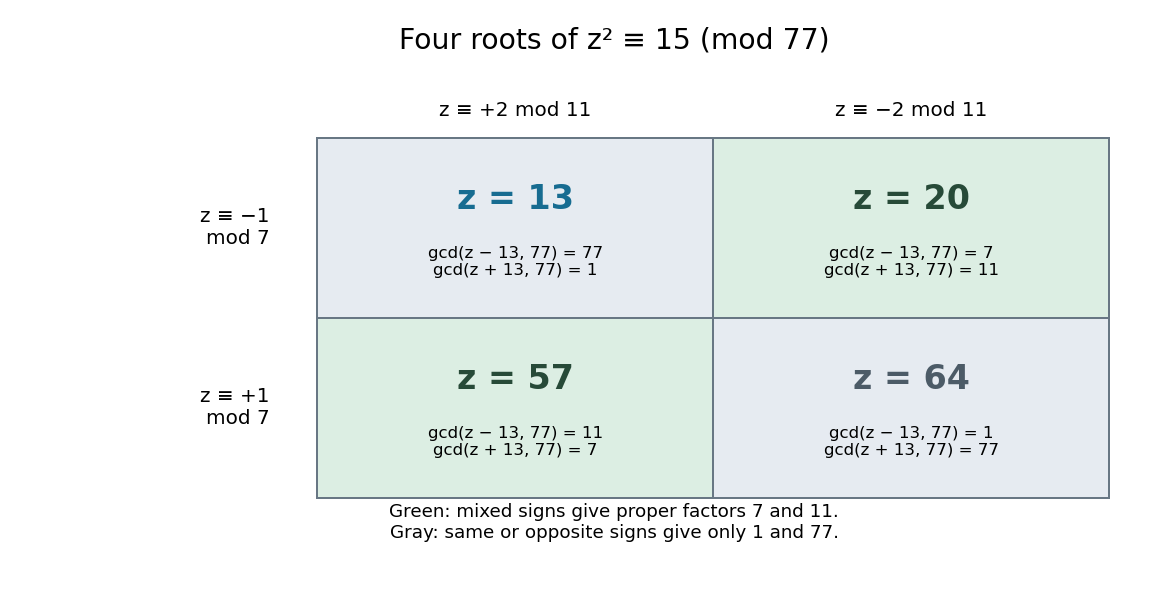

Write Python code to recreate this figure.
"""Four modular roots and their greatest-common-divisor factor extraction.

Output goes to CWD; environment/dependencies are specified in pyproject.toml.
"""
from pathlib import Path
from math import gcd
import matplotlib
matplotlib.use('Agg')
import matplotlib.pyplot as plt
from matplotlib.patches import Rectangle

modulus, residue, reference = 77, 15, 13
roots = [z for z in range(modulus) if z*z % modulus == residue]
assert roots == [13, 20, 57, 64]
fig, ax = plt.subplots(figsize=(9.6, 5.0), dpi=120, facecolor='white')
ax.set_facecolor('white'); ax.set_xlim(-0.7, 2.05); ax.set_ylim(-0.45, 2.7); ax.axis('off')
row_residues = [6, 1]; column_residues = [2, 9]
for row, mod7 in enumerate(row_residues):
    for col, mod11 in enumerate(column_residues):
        candidates = [z for z in roots if z%7 == mod7 and z%11 == mod11]
        assert len(candidates) == 1
        z = candidates[0]; y = 1-row
        useful = z in [20, 57]
        fill = '#dceee3' if useful else '#e6ebf1'
        ax.add_patch(Rectangle((col, y), 1, 1, facecolor=fill, edgecolor='#687784', linewidth=1.2))
        minus, plus = gcd(z-reference, modulus), gcd(z+reference, modulus)
        ax.text(col+0.5, y+0.66, f'z = {z}', ha='center', va='center', fontsize=20, fontweight='bold', color='#176c91' if z == reference else '#274a38' if useful else '#4c5b67')
        ax.text(col+0.5, y+0.31, f'gcd(z − 13, 77) = {minus}\ngcd(z + 13, 77) = {plus}', ha='center', va='center', fontsize=10)
for col, label in enumerate(['z ≡ +2 mod 11', 'z ≡ −2 mod 11']): ax.text(col+0.5, 2.12, label, ha='center', fontsize=12)
for row, label in enumerate(['z ≡ −1\nmod 7', 'z ≡ +1\nmod 7']): ax.text(-0.12, 1.5-row, label, ha='right', va='center', fontsize=12)
ax.text(0.75, 2.5, 'Four roots of z² ≡ 15 (mod 77)', ha='center', fontsize=17)
ax.text(0.75, -0.22, 'Green: mixed signs give proper factors 7 and 11.\nGray: same or opposite signs give only 1 and 77.', ha='center', fontsize=11)
fig.subplots_adjust(left=0.035, right=0.98, top=0.98, bottom=0.035)
fig.savefig(Path.cwd() / (Path(__file__).stem+'.png'), facecolor='white')
plt.close(fig)
